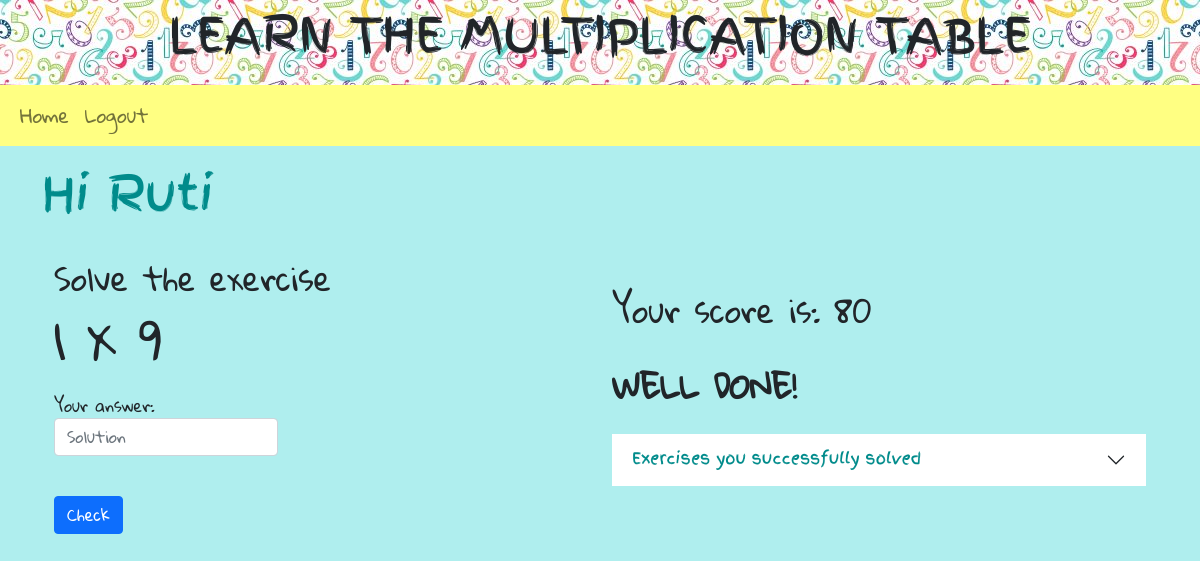
Page / (signed in) on the earlier database version.
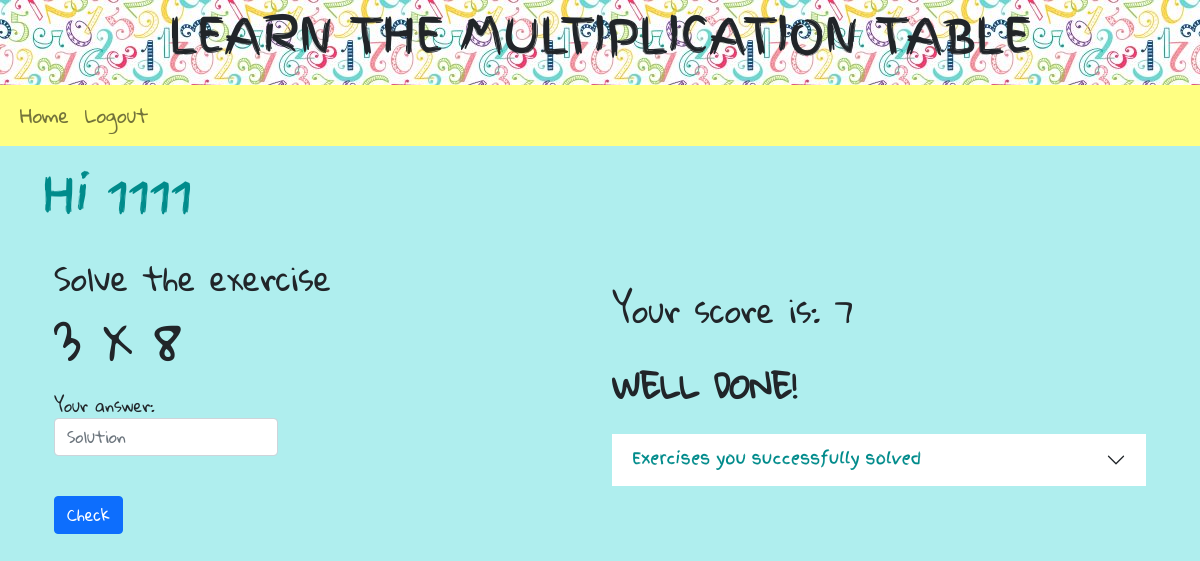
Same page on the later database version.
### model.py (models this page shows)
class User(db.Model, UserMixin):
    __tablename__ = "users"
    id = db.Column(db.Integer, primary_key=True)
    name = db.Column(db.String, nullable=False)
    password = db.Column(db.String, nullable=False)
    exercises = db.relationship("Exercise", secondary="user_exercises")

class Exercise(db.Model):
    __tablename__ = "exercises"
    id = db.Column(db.Integer, primary_key=True)
    ex = db.Column(db.String, nullable=False)
    answer = db.Column(db.Integer, nullable=False)
    score = db.Column(db.Integer, nullable=False)

### app.py (the view, shortened to what this page needs)
@app.route('/', methods=['GET', 'POST'])
@login_required
def home():
    current_ex = Exercise.query.get(session["current_question"])
    solved, score = get_solved_exercises_and_score()
    return render_template("home.j2", question=current_ex.ex, user=current_user, solved=solved, score=score)

### app.py (called while the page is built)
@login_manager.user_loader
def load_user(id):
    return User.query.get(int(id))

def get_solved_exercises_and_score():
    solved_exercises = User.query.filter_by(id=session["user_id"]).first().exercises
    solved = ((exercise.ex, exercise.answer) for exercise in solved_exercises)
    score = sum([exercise.score for exercise in solved_exercises])
    return solved, score

### templates/home.j2 (shortened to what this page needs)
{% extends "base.j2" %}
{% block content %}
<h2>Hi {{ user.name }}</h2>
<br/>
<div class="container">
  <div class="row">
    <div class="col col1">
      <h3>Solve the exercise</h3>
      <form class="form" action="." method="POST">
        <div class="form-group">
          <span class="ex col-lg-2">{{ question }} </span>
          <div class="ans">
            <label for="answer">Your answer:</label>
            <input
              type ="text"
              class="form-control"
              id="answer"
              name="answer"
              placeholder="Solution"
            />
          </div>
        </div>
        <br/>
        <div>
          <button type="submit" class="btn btn-primary">Check</button>
        </div>
      </form>
    </div>
    <div class="col col2">
      <h3>Your score is: {{ score }}</h3>
      <br/>
      <p>WELL DONE!</p>
      <div class="accordion-flush" id="accordionEx">
        <div class="accordion-item">
          <h2 class="accordion-header" id="flush-headingOne">
            <button class="accordion-button collapsed" type="button" data-bs-toggle="collapse" data-bs-target="#flush-collapseOne" aria-expanded="false" aria-controls="flush-collapseOne">
              Exercises you successfully solved
            </button>
          </h2>
        </div>
      </div>
    </div>
  </div>
</div>
<br/>
{% endblock %}

Differences in the rows shown:
no longer on this page (row edited): Exercise: ex "1 X 9"
changed User: name "Ruti" → "1111"
now on this page (row edited): Exercise: ex "3 X 8"
Other differences:
{{ score }}: "80" → "7"
